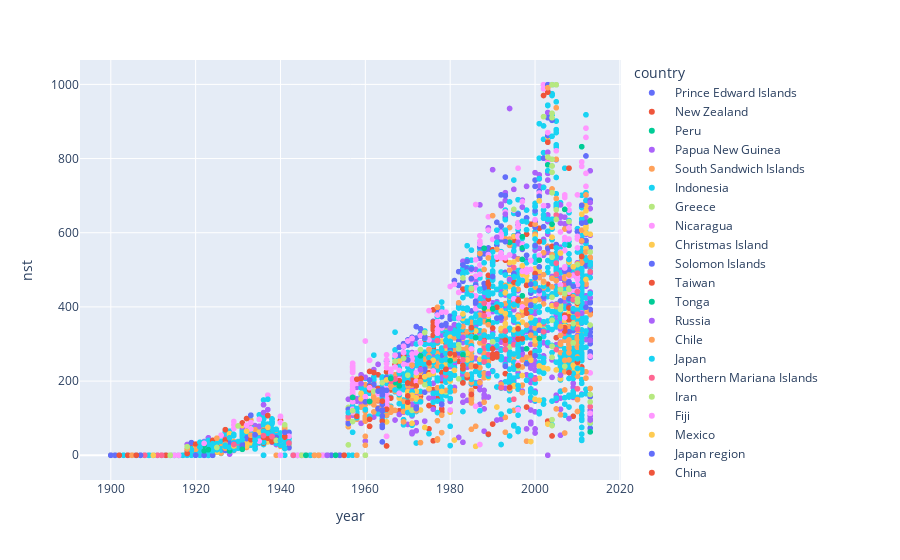

This figure's notebook cell:
### Code cell
fig = px.scatter(df, x="year",y="nst",color="country")
fig.show()

### Figure 1 — Plotly figure (JSON) as saved in the notebook; plotly's stock layout.template omitted (floating-point values rounded to 4 significant figures; data arrays with more than 128 entries replaced by an {"elided": "..."} marker saying what was removed)
{"data": [{"hovertemplate": "country= Prince Edward Islands<br>year=%{x}<br>nst=%{y}<extra></extra>", "legendgroup": " Prince Edward Islands", "marker": {"color": "#636efa", "symbol": "circle"}, "mode": "markers", "name": " Prince Edward Islands", "showlegend": true, "type": "scattergl", "x": [2013], "xaxis": "x", "y": [73], "yaxis": "y"}, {"hovertemplate": "country= New Zealand<br>year=%{x}<br>nst=%{y}<extra></extra>", "legendgroup": " New Zealand", "marker": {"color": "#EF553B", "symbol": "circle"}, "mode": "markers", "name": " New Zealand", "showlegend": true, "type": "scattergl", "x": [2013, 2013, 2013, 2012, 2011, 2011, 2009, 2009, 2009, 2009, 2009, 2008, 2008, 2008, 2007, 2007, 2005, 2005, 2003, 2003, 2003, 2003, 2001, 1999, 1999, 1998, 1995, 1995, 1993, 1992, 1992, 1991, 1990, 1989, 1989, 1989, 1988, 1986, 1985, 1984, 1983, 1982, 1982, 1981, 1981, 1981, 1981, 1980, 1980, 1979, 1978, 1978, 1978, 1978, 1978, 1978, 1978, 1977, 1976, 1976, 1976, 1976, 1976, 1976, 1976, 1975, 1975, 1973, 1968, 1968, 1968, 1968, 1968, 1968, 1965, 1963, 1963, 1963, 1963, 1957, 1957, 1954, 1952, 1949, 1949, 1943, 1943, 1941, 1941, 1936, 1924, 1919], "xaxis": "x", "y": [106, 112, 386, 462, 235, 238, 314, 378, 255, 105, 361, 249, 524, 347, 244, 464, 317, 296, 92, 461, 794, 795, 612, 275, 391, 596, 434, 579, 220, 310, 316, 529, 263, 395, 450, 419, 385, 186, 343, 259, 327, 253, 279, 331, 340, 325, 317, 273, 321, 302, 332, 201, 171, 117, 168, 125, 223, 154, 39, 252, 315, 314, 338, 177, 129, 71, 134, 159, 197, 118, 271, 120, 225, 206, 25, 127, 173, 147, 217, 159, 117, 0, 0, 0, 0, 0, 0, 51, 69, 38, 21, 20], "yaxis": "y"}, {"hovertemplate": "country= Peru<br>year=%{x}<br>nst=%{y}<extra></extra>", "legendgroup": " Peru", "marker": {"color": "#00cc96", "symbol": "circle"}, "mode": "markers", "name": " Peru", "showlegend": true, "type": "scattergl", "x": [2013], "xaxis": "x", "y": [88], "yaxis": "y"}, {"hovertemplate": "country= Papua New Guinea<br>year=%{x}<br>nst=%{y}<extra></extra>", "legendgroup": " Papua New Guinea", "marker": {"color": "#ab63fa", "symbol": "circle"}, "mode": "markers", "name": " Papua New Guinea", "showlegend": true, "type": "scattergl", "x": {"elided": "536 int values"}, "xaxis": "x", "y": {"elided": "536 int values"}, "yaxis": "y"}, {"hovertemplate": "country= South Sandwich Islands<br>year=%{x}<br>nst=%{y}<extra></extra>", "legendgroup": " South Sandwich Islands", "marker": {"color": "#FFA15A", "symbol": "circle"}, "mode": "markers", "name": " South Sandwich Islands", "showlegend": true, "type": "scattergl", "x": [2013], "xaxis": "x", "y": [379], "yaxis": "y"}, {"hovertemplate": "country= Indonesia<br>year=%{x}<br>nst=%{y}<extra></extra>", "legendgroup": " Indonesia", "marker": {"color": "#19d3f3", "symbol": "circle"}, "mode": "markers", "name": " Indonesia", "showlegend": true, "type": "scattergl", "x": {"elided": "617 int values"}, "xaxis": "x", "y": {"elided": "617 int values"}, "yaxis": "y"}, {"hovertemplate": "country= Greece<br>year=%{x}<br>nst=%{y}<extra></extra>", "legendgroup": " Greece", "marker": {"color": "#B6E880", "symbol": "circle"}, "mode": "markers", "name": " Greece", "showlegend": true, "type": "scattergl", "x": [2013, 2013, 2012, 2011, 2009, 2008, 2004, 2002, 1996, 1994, 1984, 1979, 1972, 1957, 1957, 1956, 1956, 1952, 1948, 1933, 1926, 1923, 1922, 1911, 1908], "xaxis": "x", "y": [634, 87, 529, 395, 396, 774, 426, 341, 234, 292, 215, 171, 151, 166, 141, 28, 129, 0, 0, 40, 26, 2, 2, 0, 0], "yaxis": "y"}, {"hovertemplate": "country= Nicaragua<br>year=%{x}<br>nst=%{y}<extra></extra>", "legendgroup": " Nicaragua", "marker": {"color": "#FF97FF", "symbol": "circle"}, "mode": "markers", "name": " Nicaragua", "showlegend": true, "type": "scattergl", "x": [2013], "xaxis": "x", "y": [222], "yaxis": "y"}, {"hovertemplate": "country= Christmas Island<br>year=%{x}<br>nst=%{y}<extra></extra>", "legendgroup": " Christmas Island", "marker": {"color": "#FECB52", "symbol": "circle"}, "mode": "markers", "name": " Christmas Island", "showlegend": true, "type": "scattergl", "x": [2013], "xaxis": "x", "y": [510], "yaxis": "y"}, {"hovertemplate": "country= Solomon Islands<br>year=%{x}<br>nst=%{y}<extra></extra>", "legendgroup": " Solomon Islands", "marker": {"color": "#636efa", "symbol": "circle"}, "mode": "markers", "name": " Solomon Islands", "showlegend": true, "type": "scattergl", "x": [2013, 2013, 2013, 2013, 2013, 2013, 2013, 2013, 2013, 2013, 2013, 2013, 2013, 2013, 2013, 2013, 2013, 2013, 2013, 2013], "xaxis": "x", "y": [411, 160, 393, 267, 348, 341, 343, 265, 279, 273, 414, 560, 332, 341, 321, 158, 309, 313, 393, 301], "yaxis": "y"}, {"hovertemplate": "country= Taiwan<br>year=%{x}<br>nst=%{y}<extra></extra>", "legendgroup": " Taiwan", "marker": {"color": "#EF553B", "symbol": "circle"}, "mode": "markers", "name": " Taiwan", "showlegend": true, "type": "scattergl", "x": [2013], "xaxis": "x", "y": [437], "yaxis": "y"}, {"hovertemplate": "country= Tonga<br>year=%{x}<br>nst=%{y}<extra></extra>", "legendgroup": " Tonga", "marker": {"color": "#00cc96", "symbol": "circle"}, "mode": "markers", "name": " Tonga", "showlegend": true, "type": "scattergl", "x": [2013, 2013, 2013], "xaxis": "x", "y": [267, 63, 520], "yaxis": "y"}, {"hovertemplate": "country= Russia<br>year=%{x}<br>nst=%{y}<extra></extra>", "legendgroup": " Russia", "marker": {"color": "#ab63fa", "symbol": "circle"}, "mode": "markers", "name": " Russia", "showlegend": true, "type": "scattergl", "x": {"elided": "154 int values"}, "xaxis": "x", "y": {"elided": "154 int values"}, "yaxis": "y"}, {"hovertemplate": "country= Chile<br>year=%{x}<br>nst=%{y}<extra></extra>", "legendgroup": " Chile", "marker": {"color": "#FFA15A", "symbol": "circle"}, "mode": "markers", "name": " Chile", "showlegend": true, "type": "scattergl", "x": {"elided": "301 int values"}, "xaxis": "x", "y": {"elided": "301 int values"}, "yaxis": "y"}, {"hovertemplate": "country= Japan<br>year=%{x}<br>nst=%{y}<extra></extra>", "legendgroup": " Japan", "marker": {"color": "#19d3f3", "symbol": "circle"}, "mode": "markers", "name": " Japan", "showlegend": true, "type": "scattergl", "x": {"elided": "489 int values"}, "xaxis": "x", "y": {"elided": "489 int values"}, "yaxis": "y"}, {"hovertemplate": "country= Northern Mariana Islands<br>year=%{x}<br>nst=%{y}<extra></extra>", "legendgroup": " Northern Mariana Islands", "marker": {"color": "#FF6692", "symbol": "circle"}, "mode": "markers", "name": " Northern Mariana Islands", "showlegend": true, "type": "scattergl", "x": [2013, 2010, 2007, 2007, 2005, 2005, 2005, 2002, 1996, 1996, 1995, 1995, 1995, 1995, 1994, 1993, 1993, 1989, 1988, 1983, 1982, 1979, 1979, 1979, 1977, 1970, 1962, 1956, 1953, 1953, 1945, 1944, 1943, 1931, 1930, 1929, 1913, 1912, 1902], "xaxis": "x", "y": [131, 478, 461, 329, 285, 648, 488, 355, 378, 325, 151, 298, 413, 506, 342, 285, 300, 271, 289, 270, 269, 214, 272, 291, 264, 173, 166, 104, 0, 0, 0, 0, 0, 35, 34, 13, 0, 0, 0], "yaxis": "y"}, {"hovertemplate": "country= Iran<br>year=%{x}<br>nst=%{y}<extra></extra>", "legendgroup": " Iran", "marker": {"color": "#B6E880", "symbol": "circle"}, "mode": "markers", "name": " Iran", "showlegend": true, "type": "scattergl", "x": [2013, 2013, 2013], "xaxis": "x", "y": [351, 164, 144], "yaxis": "y"}, {"hovertemplate": "country= Fiji<br>year=%{x}<br>nst=%{y}<extra></extra>", "legendgroup": " Fiji", "marker": {"color": "#FF97FF", "symbol": "circle"}, "mode": "markers", "name": " Fiji", "showlegend": true, "type": "scattergl", "x": [2013, 2013], "xaxis": "x", "y": [113, 267], "yaxis": "y"}, {"hovertemplate": "country= Mexico<br>year=%{x}<br>nst=%{y}<extra></extra>", "legendgroup": " Mexico", "marker": {"color": "#FECB52", "symbol": "circle"}, "mode": "markers", "name": " Mexico", "showlegend": true, "type": "scattergl", "x": {"elided": "197 int values"}, "xaxis": "x", "y": {"elided": "197 int values"}, "yaxis": "y"}, {"hovertemplate": "country= Japan region<br>year=%{x}<br>nst=%{y}<extra></extra>", "legendgroup": " Japan region", "marker": {"color": "#636efa", "symbol": "circle"}, "mode": "markers", "name": " Japan region", "showlegend": true, "type": "scattergl", "x": {"elided": "209 int values"}, "xaxis": "x", "y": {"elided": "209 int values"}, "yaxis": "y"}, {"hovertemplate": "country= China<br>year=%{x}<br>nst=%{y}<extra></extra>", "legendgroup": " China", "marker": {"color": "#EF553B", "symbol": "circle"}, "mode": "markers", "name": " China", "showlegend": true, "type": "scattergl", "x": [2013, 2012, 2010, 2010, 2009, 2008, 2008, 2008, 2008, 2008, 2008, 2007, 2003, 2003, 2002, 2002, 2001, 2000, 1999, 1998, 1997, 1996, 1996, 1995, 1993, 1990, 1990, 1989, 1989, 1989, 1989, 1988, 1986, 1985, 1985, 1984, 1983, 1981, 1976, 1976, 1976, 1976, 1976, 1976, 1976, 1975, 1975, 1975, 1974, 1973, 1973, 1971, 1971, 1970, 1970, 1969, 1967, 1966, 1966, 1965, 1963, 1962, 1961, 1961, 1958, 1957, 1955, 1955, 1955, 1955, 1954, 1954, 1949, 1948, 1947, 1946, 1944, 1940, 1937, 1937, 1937, 1936, 1936, 1936, 1933, 1933, 1932, 1931, 1927, 1927, 1925, 1924, 1924, 1923, 1920, 1918, 1918, 1917, 1917, 1914, 1913, 1908, 1906, 1904, 1902, 1902, 1901], "xaxis": "x", "y": [548, 526, 251, 410, 351, 432, 373, 449, 397, 367, 774, 378, 979, 844, 970, 999, 576, 490, 623, 458, 561, 419, 627, 467, 526, 84, 554, 460, 460, 485, 467, 313, 240, 325, 477, 209, 448, 271, 349, 289, 345, 324, 343, 392, 359, 222, 313, 218, 313, 209, 233, 202, 193, 143, 208, 269, 245, 176, 154, 225, 180, 223, 184, 176, 105, 154, 0, 0, 0, 0, 0, 0, 0, 0, 0, 0, 0, 94, 46, 60, 107, 66, 44, 33, 42, 87, 99, 87, 41, 69, 25, 32, 40, 15, 30, 17, 13, 0, 0, 0, 0, 0, 0, 0, 0, 0, 0], "yaxis": "y"}, {"hovertemplate": "country= Vanuatu<br>year=%{x}<br>nst=%{y}<extra></extra>", "legendgroup": " Vanuatu", "marker": {"color": "#00cc96", "symbol": "circle"}, "mode": "markers", "name": " Vanuatu", "showlegend": true, "type": "scattergl", "x": [2013], "xaxis": "x", "y": [632], "yaxis": "y"}, {"hovertemplate": "country= Guatemala<br>year=%{x}<br>nst=%{y}<extra></extra>", "legendgroup": " Guatemala", "marker": {"color": "#ab63fa", "symbol": "circle"}, "mode": "markers", "name": " Guatemala", "showlegend": true, "type": "scattergl", "x": [2013], "xaxis": "x", "y": [681], "yaxis": "y"}, {"hovertemplate": "country= Argentina<br>year=%{x}<br>nst=%{y}<extra></extra>", "legendgroup": " Argentina", "marker": {"color": "#FFA15A", "symbol": "circle"}, "mode": "markers", "name": " Argentina", "showlegend": true, "type": "scattergl", "x": [2013, 2012, 2012, 2011, 2011, 2010, 2010, 2009, 2008, 2007, 2007, 2006, 2006, 2006, 2006, 2005, 2005, 2005, 2004, 2004, 2002, 2002, 2000, 2000, 2000, 1997, 1994, 1994, 1994, 1993, 1993, 1993, 1991, 1988, 1988, 1987, 1987, 1987, 1985, 1985, 1984, 1983, 1982, 1981, 1979, 1977, 1977, 1977, 1977, 1977, 1977, 1977, 1975, 1973, 1971, 1967, 1967, 1966, 1966, 1964, 1962, 1959, 1958, 1955, 1952, 1952, 1951, 1950, 1949, 1949, 1948, 1947, 1946, 1944, 1943, 1941, 1938, 1936, 1933, 1929, 1927, 1927, 1920, 1917, 1916, 1912], "xaxis": "x", "y": [534, 548, 702, 532, 607, 376, 118, 427, 528, 476, 426, 448, 454, 323, 439, 401, 798, 937, 718, 541, 469, 408, 623, 453, 596, 408, 614, 583, 566, 458, 62, 584, 555, 335, 360, 402, 378, 406, 336, 302, 333, 347, 291, 318, 274, 182, 93, 44, 41, 241, 302, 275, 269, 225, 258, 217, 173, 183, 116, 126, 156, 130, 0, 0, 0, 0, 0, 0, 0, 0, 0, 0, 0, 0, 0, 71, 51, 64, 54, 19, 19, 30, 16, 0, 0, 0], "yaxis": "y"}, {"hovertemplate": "country= Philippines<br>year=%{x}<br>nst=%{y}<extra></extra>", "legendgroup": " Philippines", "marker": {"color": "#19d3f3", "symbol": "circle"}, "mode": "markers", "name": " Philippines", "showlegend": true, "type": "scattergl", "x": {"elided": "225 int values"}, "xaxis": "x", "y": {"elided": "225 int values"}, "yaxis": "y"}, {"hovertemplate": "country= Colombia<br>year=%{x}<br>nst=%{y}<extra></extra>", "legendgroup": " Colombia", "marker": {"color": "#FF6692", "symbol": "circle"}, "mode": "markers", "name": " Colombia", "showlegend": true, "type": "scattergl", "x": [2013], "xaxis": "x", "y": [495], "yaxis": "y"}, {"hovertemplate": "country= Kazakhstan<br>year=%{x}<br>nst=%{y}<extra></extra>", "legendgroup": " Kazakhstan", "marker": {"color": "#B6E880", "symbol": "circle"}, "mode": "markers", "name": " Kazakhstan", "showlegend": true, "type": "scattergl", "x": [2013], "xaxis": "x", "y": [548], "yaxis": "y"}, {"hovertemplate": "country= Aleutian Islands<br>year=%{x}<br>nst=%{y}<extra></extra>", "legendgroup": " Aleutian Islands", "marker": {"color": "#FF97FF", "symbol": "circle"}, "mode": "markers", "name": " Aleutian Islands", "showlegend": true, "type": "scattergl", "x": {"elided": "234 int values"}, "xaxis": "x", "y": {"elided": "234 int values"}, "yaxis": "y"}, {"hovertemplate": "country= Canada region<br>year=%{x}<br>nst=%{y}<extra></extra>", "legendgroup": " Canada region", "marker": {"color": "#FECB52", "symbol": "circle"}, "mode": "markers", "name": " Canada region", "showlegend": true, "type": "scattergl", "x": [2012, 2011, 2004, 2004, 2001, 1996, 1992, 1980, 1978, 1976, 1972, 1971, 1971, 1946], "xaxis": "x", "y": [613, 650, 588, 615, 241, 346, 389, 269, 172, 256, 214, 86, 162, 0], "yaxis": "y"}, {"hovertemplate": "country= Canada<br>year=%{x}<br>nst=%{y}<extra></extra>", "legendgroup": " Canada", "marker": {"color": "#636efa", "symbol": "circle"}, "mode": "markers", "name": " Canada", "showlegend": true, "type": "scattergl", "x": [2012, 2012, 2012, 2009, 2008, 2008, 2008, 2004, 2003, 2001, 2001, 1998, 1988, 1985, 1985, 1970, 1960, 1956, 1949, 1929, 1918, 1901], "xaxis": "x", "y": [579, 399, 807, 388, 333, 462, 422, 903, 558, 444, 337, 247, 452, 476, 502, 194, 144, 85, 0, 30, 4, 0], "yaxis": "y"}, {"hovertemplate": "country= Sulawesi<br>year=%{x}<br>nst=%{y}<extra></extra>", "legendgroup": " Sulawesi", "marker": {"color": "#EF553B", "symbol": "circle"}, "mode": "markers", "name": " Sulawesi", "showlegend": true, "type": "scattergl", "x": [2011, 2008, 2004, 1998, 1997, 1996, 1996, 1996, 1996, 1993, 1992, 1991, 1991, 1991, 1990, 1990, 1990, 1990, 1989, 1985, 1985, 1983, 1983, 1983, 1979, 1975, 1970, 1968, 1965, 1964, 1961, 1961, 1959, 1958, 1953, 1941, 1941, 1938, 1936, 1913, 1905], "xaxis": "x", "y": [536, 365, 563, 392, 314, 341, 313, 242, 417, 310, 182, 265, 399, 273, 272, 262, 287, 343, 421, 164, 344, 242, 195, 233, 232, 249, 195, 201, 124, 92, 97, 226, 207, 205, 0, 49, 51, 37, 48, 0, 0], "yaxis": "y"}, {"hovertemplate": "country= Bolivia<br>year=%{x}<br>nst=%{y}<extra></extra>", "legendgroup": " Bolivia", "marker": {"color": "#00cc96", "symbol": "circle"}, "mode": "markers", "name": " Bolivia", "showlegend": true, "type": "scattergl", "x": [2011, 2008, 2004, 2003, 2001, 2001, 1999, 1998, 1997, 1997, 1994, 1990, 1989, 1988, 1986, 1983, 1980, 1973, 1968, 1967, 1961, 1957, 1953, 1951, 1949, 1939, 1931, 1928, 1923, 1922, 1922, 1916, 1915, 1914, 1909], "xaxis": "x", "y": [832, 566, 623, 783, 315, 526, 405, 287, 559, 430, 574, 395, 360, 397, 317, 271, 255, 268, 187, 196, 145, 156, 0, 0, 0, 41, 16, 12, 15, 12, 27, 0, 0, 0, 0], "yaxis": "y"}, {"hovertemplate": "country= India<br>year=%{x}<br>nst=%{y}<extra></extra>", "legendgroup": " India", "marker": {"color": "#ab63fa", "symbol": "circle"}, "mode": "markers", "name": " India", "showlegend": true, "type": "scattergl", "x": [2011, 2001, 1999, 1993, 1991, 1980, 1967, 1943], "xaxis": "x", "y": [383, 756, 406, 650, 588, 342, 205, 0], "yaxis": "y"}, {"hovertemplate": "country= New Caledonia<br>year=%{x}<br>nst=%{y}<extra></extra>", "legendgroup": " New Caledonia", "marker": {"color": "#FFA15A", "symbol": "circle"}, "mode": "markers", "name": " New Caledonia", "showlegend": true, "type": "scattergl", "x": [2011, 2011, 2008, 2008, 2008, 2008, 2008, 2008, 2007, 1994, 1978, 1972], "xaxis": "x", "y": [519, 578, 289, 311, 257, 486, 298, 276, 256, 179, 108, 120], "yaxis": "y"}, {"hovertemplate": "country= Afghanistan<br>year=%{x}<br>nst=%{y}<extra></extra>", "legendgroup": " Afghanistan", "marker": {"color": "#19d3f3", "symbol": "circle"}, "mode": "markers", "name": " Afghanistan", "showlegend": true, "type": "scattergl", "x": [2010, 2009, 2009, 2009, 2007, 2005, 2004, 2004, 2002, 2002, 2002, 2002, 2001, 2001, 2000, 2000, 1999, 1998, 1998, 1997, 1997, 1995, 1994, 1993, 1993, 1993, 1991, 1991, 1990, 1990, 1990, 1990, 1988, 1987, 1987, 1985, 1985, 1984, 1984, 1984, 1983, 1983, 1982, 1981, 1977, 1974, 1972, 1966, 1965, 1964, 1962, 1960, 1958, 1956, 1951, 1951, 1950, 1949, 1943, 1939, 1937, 1936, 1934, 1931, 1929, 1928, 1924, 1922, 1921, 1921, 1917, 1912, 1912, 1911, 1909, 1908, 1908, 1908, 1907, 1907, 1906, 1903, 1902], "xaxis": "x", "y": [385, 372, 395, 344, 568, 509, 780, 999, 661, 138, 722, 639, 686, 746, 670, 672, 388, 564, 629, 471, 631, 480, 683, 454, 635, 607, 607, 574, 524, 491, 472, 548, 519, 403, 448, 430, 553, 435, 361, 358, 491, 425, 397, 383, 304, 315, 242, 211, 194, 157, 270, 123, 126, 115, 0, 0, 0, 0, 0, 70, 151, 65, 40, 62, 56, 21, 31, 35, 35, 22, 0, 0, 0, 0, 0, 0, 0, 0, 0, 0, 0, 0, 0], "yaxis": "y"}, {"hovertemplate": "country= Mindanao<br>year=%{x}<br>nst=%{y}<extra></extra>", "legendgroup": " Mindanao", "marker": {"color": "#FF6692", "symbol": "circle"}, "mode": "markers", "name": " Mindanao", "showlegend": true, "type": "scattergl", "x": [2010, 2010, 2010, 2010, 2010, 2009, 2003, 1992, 1977], "xaxis": "x", "y": [179, 380, 441, 340, 491, 419, 802, 182, 309], "yaxis": "y"}, {"hovertemplate": "country= India region<br>year=%{x}<br>nst=%{y}<extra></extra>", "legendgroup": " India region", "marker": {"color": "#B6E880", "symbol": "circle"}, "mode": "markers", "name": " India region", "showlegend": true, "type": "scattergl", "x": [2010, 2010, 2010, 2009, 2009, 2008, 2008, 2008, 2007, 2007, 2006, 2006, 2006, 2006, 2005, 2005, 2005, 2005, 2004, 2004, 2004, 2004, 2004, 2004, 2004, 2004, 2004, 2004, 2004, 2004, 2003, 2002, 1990, 1983, 1982, 1982, 1974, 1973, 1971, 1970, 1964, 1962, 1957, 1957, 1955, 1945, 1941, 1939, 1930, 1914], "xaxis": "x", "y": [514, 422, 413, 355, 303, 447, 450, 630, 436, 240, 342, 401, 447, 393, 636, 999, 662, 563, 534, 708, 364, 910, 922, 780, 294, 763, 798, 264, 80, 96, 804, 913, 306, 478, 287, 298, 190, 285, 121, 216, 196, 173, 120, 91, 0, 0, 82, 40, 79, 0], "yaxis": "y"}, {"hovertemplate": "country= Brazil<br>year=%{x}<br>nst=%{y}<extra></extra>", "legendgroup": " Brazil", "marker": {"color": "#FF97FF", "symbol": "circle"}, "mode": "markers", "name": " Brazil", "showlegend": true, "type": "scattergl", "x": [2010, 2007, 2003, 2002, 1993, 1989, 1986, 1972, 1972, 1963, 1953, 1950, 1950, 1950, 1922, 1915], "xaxis": "x", "y": [460, 371, 999, 999, 532, 541, 416, 199, 223, 166, 0, 0, 0, 0, 32, 0], "yaxis": "y"}, {"hovertemplate": "country= Venezuela<br>year=%{x}<br>nst=%{y}<extra></extra>", "legendgroup": " Venezuela", "marker": {"color": "#FECB52", "symbol": "circle"}, "mode": "markers", "name": " Venezuela", "showlegend": true, "type": "scattergl", "x": [2009, 2006, 2000, 1997, 1986, 1983, 1975, 1974, 1968, 1952, 1932, 1929, 1900], "xaxis": "x", "y": [508, 545, 591, 511, 411, 381, 217, 212, 254, 0, 65, 25, 0], "yaxis": "y"}, {"hovertemplate": "country= Alaska<br>year=%{x}<br>nst=%{y}<extra></extra>", "legendgroup": " Alaska", "marker": {"color": "#636efa", "symbol": "circle"}, "mode": "markers", "name": " Alaska", "showlegend": true, "type": "scattergl", "x": [2009, 2008, 2005, 2003, 2001, 2000, 1999, 1999, 1999, 1993, 1990, 1986, 1986, 1978, 1974, 1974, 1974, 1970, 1966, 1966, 1965, 1965, 1965, 1964, 1964, 1964, 1964, 1964, 1964, 1964, 1964, 1964, 1964, 1964, 1964, 1964, 1954, 1952, 1949, 1946, 1941, 1934, 1933, 1912, 1912, 1911, 1906, 1900], "xaxis": "x", "y": [456, 468, 568, 999, 698, 725, 404, 461, 331, 576, 482, 415, 411, 350, 232, 170, 317, 257, 206, 198, 208, 209, 175, 164, 178, 137, 106, 163, 145, 165, 163, 122, 120, 81, 75, 36, 0, 0, 0, 0, 62, 55, 108, 0, 0, 0, 0, 0], "yaxis": "y"}, {"hovertemplate": "country= New Zealand region<br>year=%{x}<br>nst=%{y}<extra></extra>", "legendgroup": " New Zealand region", "marker": {"color": "#EF553B", "symbol": "circle"}, "mode": "markers", "name": " New Zealand region", "showlegend": true, "type": "scattergl", "x": [2008, 2007, 2007, 2004, 1998, 1994, 1989, 1972, 1964, 1961, 1955, 1918, 1904, 1902], "xaxis": "x", "y": [223, 344, 335, 52, 130, 183, 57, 187, 146, 78, 0, 5, 0, 0], "yaxis": "y"}, {"hovertemplate": "country= Windward Islands<br>year=%{x}<br>nst=%{y}<extra></extra>", "legendgroup": " Windward Islands", "marker": {"color": "#00cc96", "symbol": "circle"}, "mode": "markers", "name": " Windward Islands", "showlegend": true, "type": "scattergl", "x": [2007, 1953, 1946, 1906], "xaxis": "x", "y": [663, 0, 0, 0], "yaxis": "y"}, {"hovertemplate": "country= Hawaii<br>year=%{x}<br>nst=%{y}<extra></extra>", "legendgroup": " Hawaii", "marker": {"color": "#ab63fa", "symbol": "circle"}, "mode": "markers", "name": " Hawaii", "showlegend": true, "type": "scattergl", "x": [2006, 2006, 1989, 1983, 1975, 1973, 1951, 1938, 1908], "xaxis": "x", "y": [216, 341, 220, 318, 177, 231, 0, 51, 0], "yaxis": "y"}, {"hovertemplate": "country= Russia region<br>year=%{x}<br>nst=%{y}<extra></extra>", "legendgroup": " Russia region", "marker": {"color": "#FFA15A", "symbol": "circle"}, "mode": "markers", "name": " Russia region", "showlegend": true, "type": "scattergl", "x": [2006, 2003, 1999, 1996, 1990, 1989, 1989, 1988, 1987, 1985, 1982, 1977, 1975, 1973, 1966, 1948, 1925, 1905], "xaxis": "x", "y": [347, 991, 324, 529, 646, 532, 352, 501, 544, 446, 411, 399, 285, 198, 187, 0, 46, 0], "yaxis": "y"}, {"hovertemplate": "country= Dem. Republic of the Congo-Tanzania<br>year=%{x}<br>nst=%{y}<extra></extra>", "legendgroup": " Dem. Republic of the Congo-Tanzania", "marker": {"color": "#19d3f3", "symbol": "circle"}, "mode": "markers", "name": " Dem. Republic of the Congo-Tanzania", "showlegend": true, "type": "scattergl", "x": [2005, 2000], "xaxis": "x", "y": [559, 583], "yaxis": "y"}, {"hovertemplate": "country= Federated States of Micronesia<br>year=%{x}<br>nst=%{y}<extra></extra>", "legendgroup": " Federated States of Micronesia", "marker": {"color": "#FF6692", "symbol": "circle"}, "mode": "markers", "name": " Federated States of Micronesia", "showlegend": true, "type": "scattergl", "x": [2005, 2005, 2002, 2000, 1993, 1988, 1983, 1967, 1966, 1943, 1942, 1936, 1929, 1912, 1912, 1911], "xaxis": "x", "y": [407, 518, 333, 205, 335, 252, 257, 206, 200, 0, 33, 53, 29, 0, 0, 0], "yaxis": "y"}, {"hovertemplate": "country= Leeward Islands<br>year=%{x}<br>nst=%{y}<extra></extra>", "legendgroup": " Leeward Islands", "marker": {"color": "#B6E880", "symbol": "circle"}, "mode": "markers", "name": " Leeward Islands", "showlegend": true, "type": "scattergl", "x": [2004, 1995, 1985, 1974, 1969, 1967, 1960, 1925, 1914], "xaxis": "x", "y": [999, 663, 450, 331, 261, 253, 0, 21, 0], "yaxis": "y"}, {"hovertemplate": "country= Congo-Rwanda-Uganda<br>year=%{x}<br>nst=%{y}<extra></extra>", "legendgroup": " Congo-Rwanda-Uganda", "marker": {"color": "#FF97FF", "symbol": "circle"}, "mode": "markers", "name": " Congo-Rwanda-Uganda", "showlegend": true, "type": "scattergl", "x": [2002], "xaxis": "x", "y": [673], "yaxis": "y"}, {"hovertemplate": "country= Washington<br>year=%{x}<br>nst=%{y}<extra></extra>", "legendgroup": " Washington", "marker": {"color": "#FECB52", "symbol": "circle"}, "mode": "markers", "name": " Washington", "showlegend": true, "type": "scattergl", "x": [2001, 1965, 1949], "xaxis": "x", "y": [686, 203, 0], "yaxis": "y"}, {"hovertemplate": "country= offshore Azerbaijan<br>year=%{x}<br>nst=%{y}<extra></extra>", "legendgroup": " offshore Azerbaijan", "marker": {"color": "#636efa", "symbol": "circle"}, "mode": "markers", "name": " offshore Azerbaijan", "showlegend": true, "type": "scattergl", "x": [2000, 2000], "xaxis": "x", "y": [268, 479], "yaxis": "y"}, {"hovertemplate": "country= Portugal<br>year=%{x}<br>nst=%{y}<extra></extra>", "legendgroup": " Portugal", "marker": {"color": "#EF553B", "symbol": "circle"}, "mode": "markers", "name": " Portugal", "showlegend": true, "type": "scattergl", "x": [1998, 1980], "xaxis": "x", "y": [383, 274], "yaxis": "y"}, {"hovertemplate": "country= Trinidad and Tobago<br>year=%{x}<br>nst=%{y}<extra></extra>", "legendgroup": " Trinidad and Tobago", "marker": {"color": "#00cc96", "symbol": "circle"}, "mode": "markers", "name": " Trinidad and Tobago", "showlegend": true, "type": "scattergl", "x": [1997, 1997, 1988, 1910], "xaxis": "x", "y": [589, 528, 558, 0], "yaxis": "y"}, {"hovertemplate": "country= Uganda<br>year=%{x}<br>nst=%{y}<extra></extra>", "legendgroup": " Uganda", "marker": {"color": "#ab63fa", "symbol": "circle"}, "mode": "markers", "name": " Uganda", "showlegend": true, "type": "scattergl", "x": [1994], "xaxis": "x", "y": [474], "yaxis": "y"}, {"hovertemplate": "country= California<br>year=%{x}<br>nst=%{y}<extra></extra>", "legendgroup": " California", "marker": {"color": "#FFA15A", "symbol": "circle"}, "mode": "markers", "name": " California", "showlegend": true, "type": "scattergl", "x": [1994, 1984, 1971, 1918], "xaxis": "x", "y": [499, 217, 243, 17], "yaxis": "y"}, {"hovertemplate": "country= offshore Turkmenistan<br>year=%{x}<br>nst=%{y}<extra></extra>", "legendgroup": " offshore Turkmenistan", "marker": {"color": "#19d3f3", "symbol": "circle"}, "mode": "markers", "name": " offshore Turkmenistan", "showlegend": true, "type": "scattergl", "x": [1989, 1989, 1986], "xaxis": "x", "y": [431, 431, 375], "yaxis": "y"}, {"hovertemplate": "country= Australia<br>year=%{x}<br>nst=%{y}<extra></extra>", "legendgroup": " Australia", "marker": {"color": "#FF6692", "symbol": "circle"}, "mode": "markers", "name": " Australia", "showlegend": true, "type": "scattergl", "x": [1988, 1988, 1988], "xaxis": "x", "y": [410, 376, 307], "yaxis": "y"}, {"hovertemplate": "country= Honduras<br>year=%{x}<br>nst=%{y}<extra></extra>", "legendgroup": " Honduras", "marker": {"color": "#B6E880", "symbol": "circle"}, "mode": "markers", "name": " Honduras", "showlegend": true, "type": "scattergl", "x": [1982], "xaxis": "x", "y": [206], "yaxis": "y"}, {"hovertemplate": "country= Malaysia<br>year=%{x}<br>nst=%{y}<extra></extra>", "legendgroup": " Malaysia", "marker": {"color": "#FF97FF", "symbol": "circle"}, "mode": "markers", "name": " Malaysia", "showlegend": true, "type": "scattergl", "x": [1976], "xaxis": "x", "y": [227], "yaxis": "y"}, {"hovertemplate": "country= Baja California<br>year=%{x}<br>nst=%{y}<extra></extra>", "legendgroup": " Baja California", "marker": {"color": "#FECB52", "symbol": "circle"}, "mode": "markers", "name": " Baja California", "showlegend": true, "type": "scattergl", "x": [1975], "xaxis": "x", "y": [179], "yaxis": "y"}, {"hovertemplate": "country= Nunavut<br>year=%{x}<br>nst=%{y}<extra></extra>", "legendgroup": " Nunavut", "marker": {"color": "#636efa", "symbol": "circle"}, "mode": "markers", "name": " Nunavut", "showlegend": true, "type": "scattergl", "x": [1972, 1963], "xaxis": "x", "y": [126, 173], "yaxis": "y"}, {"hovertemplate": "country= Argentina region<br>year=%{x}<br>nst=%{y}<extra></extra>", "legendgroup": " Argentina region", "marker": {"color": "#EF553B", "symbol": "circle"}, "mode": "markers", "name": " Argentina region", "showlegend": true, "type": "scattergl", "x": [1970], "xaxis": "x", "y": [160], "yaxis": "y"}, {"hovertemplate": "country= Congo-Uganda<br>year=%{x}<br>nst=%{y}<extra></extra>", "legendgroup": " Congo-Uganda", "marker": {"color": "#00cc96", "symbol": "circle"}, "mode": "markers", "name": " Congo-Uganda", "showlegend": true, "type": "scattergl", "x": [1966], "xaxis": "x", "y": [207], "yaxis": "y"}, {"hovertemplate": "country= Wyoming<br>year=%{x}<br>nst=%{y}<extra></extra>", "legendgroup": " Wyoming", "marker": {"color": "#ab63fa", "symbol": "circle"}, "mode": "markers", "name": " Wyoming", "showlegend": true, "type": "scattergl", "x": [1959], "xaxis": "x", "y": [193], "yaxis": "y"}, {"hovertemplate": "country= Magallanes<br>year=%{x}<br>nst=%{y}<extra></extra>", "legendgroup": " Magallanes", "marker": {"color": "#FFA15A", "symbol": "circle"}, "mode": "markers", "name": " Magallanes", "showlegend": true, "type": "scattergl", "x": [1949], "xaxis": "x", "y": [0], "yaxis": "y"}, {"hovertemplate": "country= Los Lagos<br>year=%{x}<br>nst=%{y}<extra></extra>", "legendgroup": " Los Lagos", "marker": {"color": "#19d3f3", "symbol": "circle"}, "mode": "markers", "name": " Los Lagos", "showlegend": true, "type": "scattergl", "x": [1940], "xaxis": "x", "y": [40], "yaxis": "y"}, {"hovertemplate": "country= Italy<br>year=%{x}<br>nst=%{y}<extra></extra>", "legendgroup": " Italy", "marker": {"color": "#FF6692", "symbol": "circle"}, "mode": "markers", "name": " Italy", "showlegend": true, "type": "scattergl", "x": [1938, 1908], "xaxis": "x", "y": [50, 0], "yaxis": "y"}, {"hovertemplate": "country= Puerto Rico<br>year=%{x}<br>nst=%{y}<extra></extra>", "legendgroup": " Puerto Rico", "marker": {"color": "#B6E880", "symbol": "circle"}, "mode": "markers", "name": " Puerto Rico", "showlegend": true, "type": "scattergl", "x": [1918], "xaxis": "x", "y": [23], "yaxis": "y"}, {"hovertemplate": "country= Dominican Republic<br>year=%{x}<br>nst=%{y}<extra></extra>", "legendgroup": " Dominican Republic", "marker": {"color": "#FF97FF", "symbol": "circle"}, "mode": "markers", "name": " Dominican Republic", "showlegend": true, "type": "scattergl", "x": [1916], "xaxis": "x", "y": [0], "yaxis": "y"}, {"hovertemplate": "country= Tanzania<br>year=%{x}<br>nst=%{y}<extra></extra>", "legendgroup": " Tanzania", "marker": {"color": "#FECB52", "symbol": "circle"}, "mode": "markers", "name": " Tanzania", "showlegend": true, "type": "scattergl", "x": [1910], "xaxis": "x", "y": [0], "yaxis": "y"}, {"hovertemplate": "country= Kiribati region<br>year=%{x}<br>nst=%{y}<extra></extra>", "legendgroup": " Kiribati region", "marker": {"color": "#636efa", "symbol": "circle"}, "mode": "markers", "name": " Kiribati region", "showlegend": true, "type": "scattergl", "x": [1907], "xaxis": "x", "y": [0], "yaxis": "y"}, {"hovertemplate": "country= Ecuador region<br>year=%{x}<br>nst=%{y}<extra></extra>", "legendgroup": " Ecuador region", "marker": {"color": "#EF553B", "symbol": "circle"}, "mode": "markers", "name": " Ecuador region", "showlegend": true, "type": "scattergl", "x": [1906], "xaxis": "x", "y": [0], "yaxis": "y"}], "layout": {"legend": {"title": {"text": "country"}, "tracegroupgap": 0}, "margin": {"t": 60}, "xaxis": {"anchor": "y", "domain": [0, 1], "title": {"text": "year"}}, "yaxis": {"anchor": "x", "domain": [0, 1], "title": {"text": "nst"}}}}
